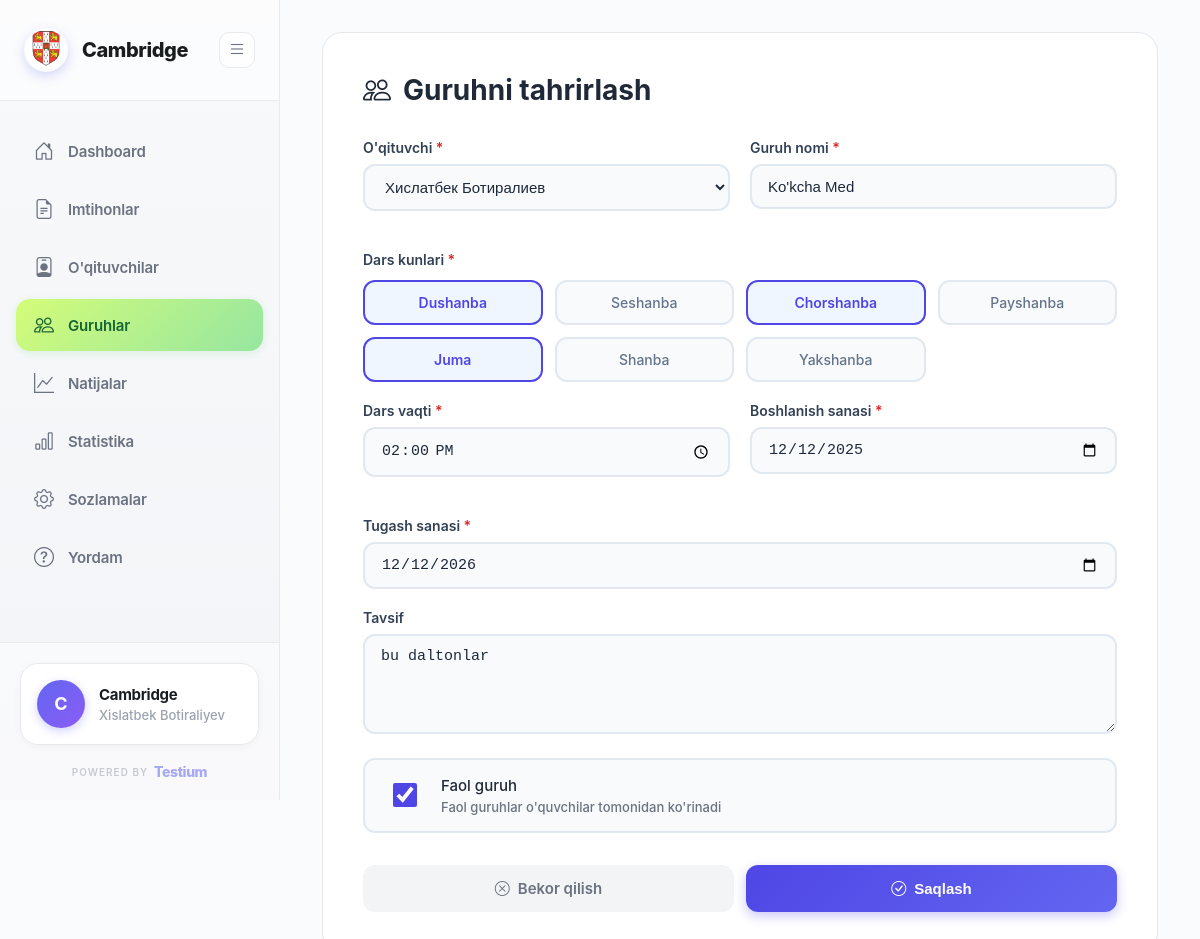
Page /student-groups/2/edit/ (signed in) on the committed database.
### organizations/models.py (models this page shows, shortened)
class Organization(AbstractUser):
    full_name = models.CharField(max_length=255, default='User')
    organization_name = models.CharField(max_length=255)
    email = models.EmailField(unique=True)
    phone = models.CharField(max_length=20, unique=True)
    created_at = models.DateTimeField(auto_now_add=True)
    updated_at = models.DateTimeField(auto_now=True)
    USERNAME_FIELD = 'email'
    REQUIRED_FIELDS = ['username', 'full_name', 'organization_name']
    class Meta:
        db_table = 'organizations'
        verbose_name = 'Organization'
        verbose_name_plural = 'Organizations'

class OrganizationSettings(models.Model):
    organization = models.OneToOneField(Organization, on_delete=models.CASCADE, related_name='settings')
    logo = models.ImageField(upload_to='logos/', blank=True, null=True, verbose_name="Logo", help_text="Barcha rasm formatlari qabul qilinadi")
    primary_color = models.CharField(max_length=7, default='#4F46E5', verbose_name="Asosiy rang")
    secondary_color = models.CharField(max_length=7, default='#10b981', verbose_name="Ikkinchi rang")
    address = models.TextField(blank=True, verbose_name="Manzil")
    website = models.URLField(blank=True, verbose_name="Veb-sayt")
    telegram = models.CharField(max_length=100, blank=True, verbose_name="Telegram")
    instagram = models.CharField(max_length=100, blank=True, verbose_name="Instagram")
    facebook = models.CharField(max_length=100, blank=True, verbose_name="Facebook")
    allow_student_registration = models.BooleanField(default=True, verbose_name="Talaba ro'yxatdan o'tishiga ruxsat")
    show_leaderboard = models.BooleanField(default=True, verbose_name="Reyting jadvalini ko'rsatish")
    enable_certificates = models.BooleanField(default=True, verbose_name="Sertifikatlarni yoqish")
    email_notifications = models.BooleanField(default=True, verbose_name="Email xabarnomalar")
    telegram_notifications = models.BooleanField(default=False, verbose_name="Telegram xabarnomalar")
    telegram_bot_token = models.CharField(max_length=200, blank=True, verbose_name="Telegram bot token")
    about_text = models.TextField(blank=True, verbose_name="Biz haqimizda")
    mission = models.TextField(blank=True, verbose_name="Missiya")
    vision = models.TextField(blank=True, verbose_name="Viziya")
    created_at = models.DateTimeField(auto_now_add=True)
    updated_at = models.DateTimeField(auto_now=True)
    class Meta:
        db_table = 'organization_settings'
        verbose_name = 'Tashkilot sozlamalari'
        verbose_name_plural = 'Tashkilot sozlamalari'

class Group(models.Model):
    WEEKDAY_CHOICES = [
        ('monday', 'Dushanba'),
        ('tuesday', 'Seshanba'),
        ('wednesday', 'Chorshanba'),
        ('thursday', 'Payshanba'),
        ('friday', 'Juma'),
        ('saturday', 'Shanba'),
        ('sunday', 'Yakshanba'),
    ]
    organization = models.ForeignKey(Organization, on_delete=models.CASCADE, related_name='student_groups')
    teacher = models.ForeignKey(Teacher, on_delete=models.CASCADE, related_name='teaching_groups', verbose_name="O'qituvchi")
    name = models.CharField(max_length=200, verbose_name="Guruh nomi")
    weekdays = models.CharField(max_length=200, verbose_name="Dars kunlari", help_text="Masalan: monday,wednesday,friday")
    lesson_time = models.TimeField(verbose_name="Dars vaqti", help_text="Masalan: 14:00")
    start_date = models.DateField(verbose_name="Boshlanish sanasi")
    end_date = models.DateField(verbose_name="Tugash sanasi")
    description = models.TextField(blank=True, verbose_name="Tavsif")
    is_active = models.BooleanField(default=True, verbose_name="Faol")
    created_at = models.DateTimeField(auto_now_add=True)
    updated_at = models.DateTimeField(auto_now=True)
    class Meta:
        db_table = 'groups'
        ordering = ['-created_at']
        verbose_name = "Guruh"
        verbose_name_plural = "Guruhlar"

### organizations/views_mvt.py (the view)
@login_required
def group_edit_view(request, pk):
    from .models import Group
    from .forms import GroupForm
    group = get_object_or_404(Group, pk=pk, organization=request.user)
    if request.method == 'POST':
        form = GroupForm(request.POST, instance=group, organization=request.user)
        if form.is_valid():
            form.save()
            messages.success(request, f'Guruh "{group.name}" yangilandi!')
            return redirect('group_detail', pk=group.pk)
    else:
        initial_data = {
            'weekdays': group.weekdays.split(',') if group.weekdays else []
        }
        form = GroupForm(instance=group, organization=request.user, initial=initial_data)
    context = {
        'form': form,
        'group': group,
        'title': 'Guruhni tahrirlash'
    }
    return render(request, 'organizations/group_form.html', context)

### organizations/context_processors.py (called while the page is built)
def organization_settings(request):
    if request.user.is_authenticated and hasattr(request.user, 'settings'):
        return {
            'org_settings': request.user.settings
        }
    return {}

### organizations/models.py (called while the page is built)
    def __str__(self):
        return f"{self.first_name} {self.last_name}"

### templates/organizations/group_form.html (shortened to what this page needs)
{% extends 'base.html' %}
{% block content %}
<div class="page-container">
    <div class="form-card">
        <h1 class="form-title">
            <i class="bi bi-people"></i>
            {{ title }}
        </h1>
        <form method="post">
            <div class="form-row">
                <div class="form-group">
                    <label class="form-label">
                        O'qituvchi <span class="required">*</span>
                    </label>
                    {{ form.teacher }}
                </div>
                <div class="form-group">
                    <label class="form-label">
                        Guruh nomi <span class="required">*</span>
                    </label>
                    {{ form.name }}
                </div>
            </div>
            <div class="weekdays-section">
                <label class="form-label">
                    Dars kunlari <span class="required">*</span>
                </label>
                <div class="weekdays-grid">
                    {% for choice in form.weekdays %}
                    <div class="weekday-item">
                        <label class="weekday-label" for="{{ choice.id_for_label }}">
                            {{ choice.choice_label }}
                        </label>
                    </div>
                    {% endfor %}
                </div>
            </div>
            <div class="form-row">
                <div class="form-group">
                    <label class="form-label">
                        Dars vaqti <span class="required">*</span>
                    </label>
                    {{ form.lesson_time }}
                </div>
                <div class="form-group">
                    <label class="form-label">
                        Boshlanish sanasi <span class="required">*</span>
                    </label>
                    {{ form.start_date }}
                </div>
            </div>
            <div class="form-group">
                <label class="form-label">
                    Tugash sanasi <span class="required">*</span>
                </label>
                {{ form.end_date }}
            </div>
            <div class="form-group">
                <label class="form-label">Tavsif</label>
                {{ form.description }}
            </div>
            <div class="form-group">
                <div class="form-check-switch">
                    {{ form.is_active }}
                    <label for="{{ form.is_active.id_for_label }}">
                        Faol guruh
                        <small>Faol guruhlar o'quvchilar tomonidan ko'rinadi</small>
                    </label>
                </div>
            </div>
            <div class="form-actions">
                <a href="{% url 'group_list' %}" class="btn btn-secondary">
                    <i class="bi bi-x-circle"></i>
                    Bekor qilish
                </a>
                <button type="submit" class="btn btn-primary">
                    <i class="bi bi-check-circle"></i>
                    Saqlash
                </button>
            </div>
        </form>
    </div>
</div>
{% endblock %}

### templates/base.html (shortened to what this page needs)
<!DOCTYPE html>
<html lang="uz">
<head>
    <link href="https://cdn.jsdelivr.net/npm/bootstrap-icons@1.10.0/font/bootstrap-icons.css" rel="stylesheet">
    {% load static %}
</head>
<body>
    {% if user.is_authenticated %}
    <div class="dashboard-layout">
        <aside class="sidebar" id="sidebar">
            <div class="sidebar-header">
                <a href="{% url 'dashboard' %}" class="logo">
                    {% if user.settings.logo %}
                    <div class="logo-icon" style="background: none; padding: 0;">
                        <img src="{{ user.settings.logo.url }}" alt="{{ user.organization_name }}" style="width: 40px; height: 40px; object-fit: cover; border-radius: 50%;">
                    </div>
                    {% else %}
                    <div class="logo-icon">
                        {{ user.organization_name|first|upper }}
                    </div>
                    {% endif %}
                    <span class="logo-text">{{ user.organization_name }}</span>
                </a>
                <button class="toggle-btn" id="toggleSidebar">
                    <i class="bi bi-list"></i>
                </button>
            </div>
            <nav class="sidebar-menu">
                <a href="{% url 'dashboard' %}" class="menu-item {% if request.resolver_match.url_name == 'dashboard' %}active{% endif %}">
                    <i class="bi bi-house-door"></i>
                    <span>Dashboard</span>
                </a>
                <a href="{% url 'exam_list' %}" class="menu-item {% if 'exam' in request.path and 'result' not in request.path %}active{% endif %}">
                    <i class="bi bi-file-earmark-text"></i>
                    <span>Imtihonlar</span>
                </a>
                <a href="{% url 'teacher_list' %}" class="menu-item {% if 'teacher' in request.path %}active{% endif %}">
                    <i class="bi bi-person-badge"></i>
                    <span>O'qituvchilar</span>
                </a>
                <a href="{% url 'group_list' %}" class="menu-item {% if 'student-group' in request.path %}active{% endif %}">
                    <i class="bi bi-people"></i>
                    <span>Guruhlar</span>
                </a>
                <a href="{% url 'results_list' %}" class="menu-item {% if request.resolver_match.url_name == 'results_list' or request.resolver_match.url_name == 'result_detail' %}active{% endif %}">
                    <i class="bi bi-graph-up"></i>
                    <span>Natijalar</span>
                </a>
                <a href="{% url 'analytics' %}" class="menu-item {% if request.resolver_match.url_name == 'analytics' %}active{% endif %}">
                    <i class="bi bi-bar-chart"></i>
                    <span>Statistika</span>
                </a>
                <a href="{% url 'settings' %}" class="menu-item {% if 'settings' in request.path %}active{% endif %}">
                    <i class="bi bi-gear"></i>
                    <span>Sozlamalar</span>
                </a>
                <a href="{% url 'support' %}" class="menu-item {% if 'support' in request.path %}active{% endif %}">
                    <i class="bi bi-question-circle"></i>
                    <span>Yordam</span>
                </a>
            </nav>
            <div class="sidebar-footer">
                <a href="#" onclick="confirmLogout(event)" class="user-profile">
                    <div class="user-avatar">
                        {{ user.organization_name|first|upper }}
                    </div>
                    <div class="user-info">
                        <div class="user-name">{{ user.organization_name }}</div>
                        <div class="user-role">{{ user.full_name }}</div>
                    </div>
                </a>
                <div class="powered-by">
                    <a href="https://testium.uz" target="_blank" class="powered-link">
                        <span class="powered-label">POWERED BY</span>
                        <span class="powered-brand">Testium</span>
                    </a>
                </div>
            </div>
        </aside>
        <main class="main-content">
            {% block content %}{% endblock %}
        </main>
    </div>
    {% endif %}
</body>
</html>

### templates/organizations/group_form.html (style rules this page uses)
.page-container { padding: 32px; max-width: 900px; margin: 0 auto; }
.form-card { background: white; border-radius: 20px; padding: 40px; border: 1px solid #e5e7eb; }
.form-title { font-size: 28px; font-weight: 700; color: #1f2937; margin-bottom: 32px; display: flex; align-items: center; gap: 12px; }
.form-row { display: grid; grid-template-columns: 1fr 1fr; gap: 20px; margin-bottom: 20px; }
.form-group { margin-bottom: 20px; }
.form-label { display: block; font-size: 14px; font-weight: 600; color: #334155; margin-bottom: 8px; }
.required { color: #dc2626; }
.form-control, .form-select { width: 100%; padding: 12px 16px; font-size: 15px; border: 2px solid #e2e8f0; border-radius: 12px; background: #f8fafc; color: #1e293b; transition: all 0.3s ease; outline: none; }
textarea.form-control { min-height: 100px; resize: vertical; }
.weekdays-section { margin-bottom: 20px; }
.weekdays-grid { display: grid; grid-template-columns: repeat(auto-fit, minmax(150px, 1fr)); gap: 12px; margin-top: 12px; }
.weekday-item { position: relative; }
.weekday-label { display: flex; align-items: center; justify-content: center; padding: 12px 16px; background: #f8fafc; border: 2px solid #e2e8f0; border-radius: 12px; cursor: pointer; transition: all 0.2s ease; font-size: 14px; font-weight: 500; color: #64748b; }
.weekday-item input[type="checkbox"]:checked + .weekday-label { background: #eff6ff; border-color: #4F46E5; color: #4F46E5; font-weight: 600; }
.form-check-switch { display: flex; align-items: center; gap: 12px; padding: 16px; background: #f8fafc; border-radius: 12px; border: 2px solid #e2e8f0; }
.form-check-switch input[type="checkbox"] { width: 48px; height: 24px; cursor: pointer; accent-color: #4F46E5; }
.form-check-switch label { font-size: 15px; color: #1f2937; font-weight: 500; cursor: pointer; flex: 1; }
.form-check-switch small { display: block; color: #6b7280; font-size: 13px; margin-top: 4px; }
.form-actions { display: flex; gap: 12px; margin-top: 32px; }
.btn { flex: 1; padding: 14px 24px; border: none; border-radius: 12px; font-size: 15px; font-weight: 600; cursor: pointer; transition: all 0.3s ease; text-decoration: none; display: inline-flex; align-items: center; justify-content: center; gap: 8px; }
.btn-primary { background: linear-gradient(135deg, #4F46E5, #6366F1); color: white; box-shadow: 0 4px 12px rgba(79, 70, 229, 0.3); }
.btn-secondary { background: #f3f4f6; color: #6b7280; }

### rows in the picture
Organization: settings.logo (picture), organization_name "Cambridge", organization_name|first "C", full_name "Xislatbek Botiraliyev"
Group: teacher "Хислатбек Ботиралиев", name "Ko'kcha Med", lesson_time "14:00:00", start_date "12/12/2025", end_date "12/12/2026", description "bu daltonlar", is_active "☑"

### other values in the picture
{{ title }} "Guruhni tahrirlash"
{{ choice.choice_label }} "Dushanba" "Seshanba" "Chorshanba" "Payshanba" "Juma" "Shanba" "Yakshanba"
